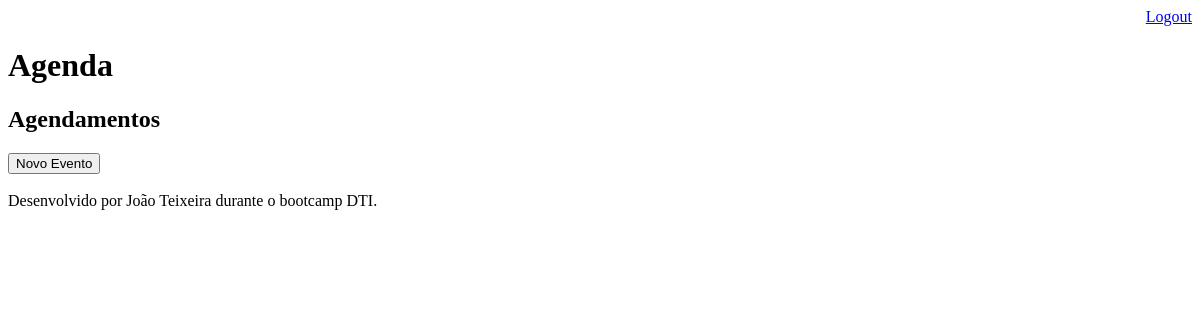
Page /agenda/ (signed in) on the earlier database version.
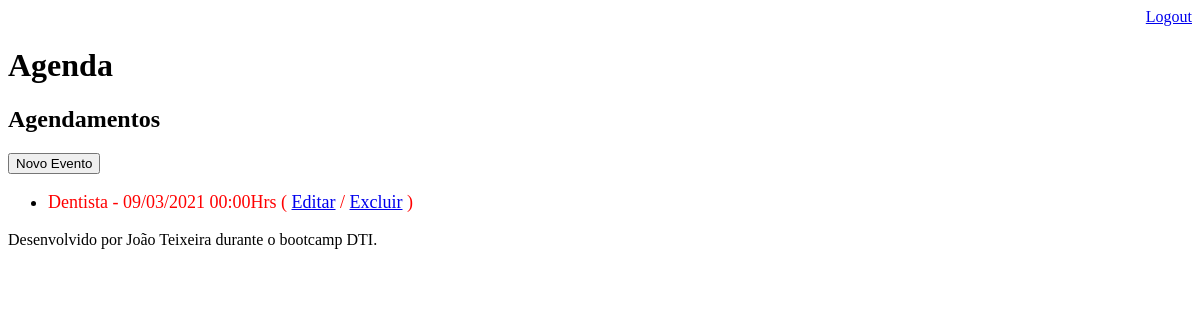
Same page on the later database version.
### core/models.py (models this page shows, shortened)
class Evento(models.Model):
    titulo = models.CharField(max_length=100)
    descricao = models.TextField(blank=True, null=True)
    data_evento = models.DateTimeField()
    data_criacao = models.DateTimeField(auto_now=True)
    usuario = models.ForeignKey(User, on_delete=models.CASCADE)
    class Meta:
        db_table = 'evento'
    def get_data_evento(self):
        return self.data_evento.strftime('%d/%m/%Y %H:%MHrs')
    def get_evento_atrasado(self):
        if self.data_evento < datetime.now():
            return True
        else:
            return False

### core/views.py (the view)
# urls.py: path('agenda/', views.lista_eventos),
@login_required(login_url='/login/')
def lista_eventos(request):
    usuario = request.user
    evento = Evento.objects.filter(usuario=usuario)
    dados = {'eventos': evento}
    return render(request, 'agenda.html', dados)

### templates/agenda.html
{% extends "model-page.html" %}
{% block content %}
    <h2>Agendamentos</h2>
    <a href="evento/">
        <button type="button">Novo Evento</button>
    </a>
    <ul style="font-size: 18px">
    {% for evento in eventos %}
        <li>
            <div style={% if evento.get_evento_atrasado %}
                          "color:red"
                         {% endif %}>
                {{ evento.titulo }} - {{ evento.get_data_evento }}
                ( <a href="evento/?id={{evento.id}}">Editar</a>
                / <a href="evento/delete/{{ evento.id }}">Excluir</a> )
            </div>
        </li>
    {% endfor %}
    </ul>
{% endblock %}

Differences in the rows shown:
added Evento: titulo "Dentista", get_data_evento "09/03/2021 00:00Hrs"
